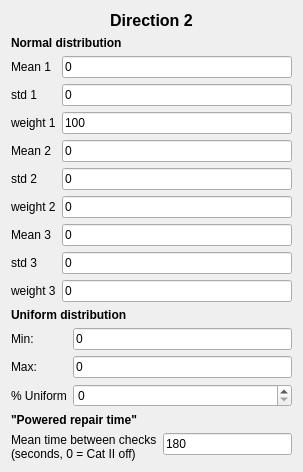
                <widget class="QWidget" name="scrollAreaWidgetContents_2">
                 <property name="geometry">
                  <rect>
                   <x>0</x>
                   <y>0</y>
                   <width>303</width>
                   <height>444</height>
                  </rect>
                 </property>
                 <layout class="QVBoxLayout" name="verticalLayout_2">
                  <item>
                   <widget class="QLabel" name="laDir2">
                    <property name="font">
                     <font>
                      <pointsize>12</pointsize>
                      <weight>75</weight>
                      <bold>true</bold>
                     </font>
                    </property>
                    <property name="text">
                     <string>Direction 2</string>
                    </property>
                    <property name="alignment">
                     <set>Qt::AlignCenter</set>
                    </property>
                   </widget>
                  </item>
                  <item>
                   <widget class="QLabel" name="label_12">
                    <property name="font">
                     <font>
                      <weight>75</weight>
                      <bold>true</bold>
                     </font>
                    </property>
                    <property name="text">
                     <string>Normal distribution</string>
                    </property>
                   </widget>
                  </item>
                  <item>
                   <layout class="QFormLayout" name="formLayout_5">
                    <item row="0" column="0">
                     <widget class="QLabel" name="label_13">
                      <property name="text">
                       <string>Mean 1</string>
                      </property>
                     </widget>
                    </item>
                    <item row="1" column="0">
                     <widget class="QLabel" name="label_14">
                      <property name="text">
                       <string>std 1</string>
                      </property>
                     </widget>
                    </item>
                    <item row="1" column="1">
                     <widget class="QLineEdit" name="leNormStd2_1">
                      <property name="text">
                       <string>0</string>
                      </property>
                     </widget>
                    </item>
                    <item row="4" column="1">
                     <widget class="QLineEdit" name="leNormStd2_2">
                      <property name="text">
                       <string>0</string>
                      </property>
                     </widget>
                    </item>
                    <item row="4" column="0">
                     <widget class="QLabel" name="label_17">
                      <property name="text">
                       <string>std 2</string>
                      </property>
                     </widget>
                    </item>
                    <item row="3" column="0">
                     <widget class="QLabel" name="label_18">
                      <property name="text">
                       <string>Mean 2</string>
                      </property>
                     </widget>
                    </item>
                    <item row="0" column="1">
                     <widget class="QLineEdit" name="leNormMean2_1">
                      <property name="text">
                       <string>0</string>
                      </property>
                     </widget>
                    </item>
                    <item row="3" column="1">
                     <widget class="QLineEdit" name="leNormMean2_2">
                      <property name="text">
                       <string>0</string>
                      </property>
                     </widget>
                    </item>
                    <item row="7" column="1">
                     <widget class="QLineEdit" name="leNormStd2_3">
                      <property name="text">
                       <string>0</string>
                      </property>
                     </widget>
                    </item>
                    <item row="6" column="0">
                     <widget class="QLabel" name="label_28">
                      <property name="text">
                       <string>Mean 3</string>
                      </property>
                     </widget>
                    </item>
                    <item row="6" column="1">
                     <widget class="QLineEdit" name="leNormMean2_3">
                      <property name="text">
                       <string>0</string>
                      </property>
                     </widget>
                    </item>
                    <item row="7" column="0">
                     <widget class="QLabel" name="label_27">
                      <property name="text">
                       <string>std 3</string>
                      </property>
                     </widget>
                    </item>
                    <item row="2" column="1">
                     <widget class="QLineEdit" name="leNormWeight2_1">
                      <property name="text">
                       <string>100</string>
                      </property>
                     </widget>
                    </item>
                    <item row="2" column="0">
                     <widget class="QLabel" name="label_32">
                      <property name="text">
                       <string>weight 1</string>
                      </property>
                     </widget>
                    </item>
                    <item row="5" column="1">
                     <widget class="QLineEdit" name="leNormWeight2_2">
                      <property name="text">
                       <string>0</string>
                      </property>
                     </widget>
                    </item>
                    <item row="8" column="1">
                     <widget class="QLineEdit" name="leNormWeight2_3">
                      <property name="text">
                       <string>0</string>
                      </property>
                     </widget>
                    </item>
                    <item row="5" column="0">
                     <widget class="QLabel" name="label_33">
                      <property name="text">
                       <string>weight 2</string>
                      </property>
                     </widget>
                    </item>
                    <item row="8" column="0">
                     <widget class="QLabel" name="label_34">
                      <property name="text">
                       <string>weight 3</string>
                      </property>
                     </widget>
                    </item>
                   </layout>
                  </item>
                  <item>
                   <widget class="QLabel" name="label_15">
                    <property name="font">
                     <font>
                      <weight>75</weight>
                      <bold>true</bold>
                     </font>
                    </property>
                    <property name="text">
                     <string>Uniform distribution</string>
                    </property>
                   </widget>
                  </item>
                  <item>
                   <layout class="QFormLayout" name="formLayout_6">
                    <item row="0" column="0">
                     <widget class="QLabel" name="label_20">
                      <property name="text">
                       <string>Min:</string>
                      </property>
                     </widget>
                    </item>
                    <item row="1" column="0">
                     <widget class="QLabel" name="label_21">
                      <property name="text">
                       <string>Max:</string>
                      </property>
                     </widget>
                    </item>
                    <item row="2" column="0">
                     <widget class="QLabel" name="label_22">
                      <property name="text">
                       <string>% Uniform</string>
                      </property>
                     </widget>
                    </item>
                    <item row="0" column="1">
                     <widget class="QLineEdit" name="leUniformMin2">
                      <property name="text">
                       <string>0</string>
                      </property>
                     </widget>
                    </item>
                    <item row="1" column="1">
                     <widget class="QLineEdit" name="leUniformMax2">
                      <property name="text">
                       <string>0</string>
                      </property>
                     </widget>
                    </item>
                    <item row="2" column="1">
                     <widget class="QSpinBox" name="sbUniformP2">
                      <property name="maximum">
                       <number>100</number>
                      </property>
                     </widget>
                    </item>
                   </layout>
                  </item>
                  <item>
                   <widget class="QLabel" name="label_23">
                    <property name="font">
                     <font>
                      <weight>75</weight>
                      <bold>true</bold>
                     </font>
                    </property>
                    <property name="text">
                     <string>&quot;Powered repair time&quot;</string>
                    </property>
                   </widget>
                  </item>
                  <item>
                   <layout class="QFormLayout" name="formLayout_7">
                    <item row="0" column="0">
                     <widget class="QLabel" name="label_25">
                      <property name="text">
                       <string>Mean time between checks
(seconds, 0 = Cat II off)</string>
                      </property>
                     </widget>
                    </item>
                    <item row="0" column="1">
                     <widget class="QLineEdit" name="LEMeanTimeSeconds2">
                      <property name="toolTip">
                       <string>Position-check interval for the Cat II (missed turn) model. Set 0 to disable Cat II for this direction, e.g. where the route ends at a port.</string>
                      </property>
                      <property name="text">
                       <string>180</string>
                      </property>
                     </widget>
                    </item>
                   </layout>
                  </item>
                 </layout>
                </widget>
